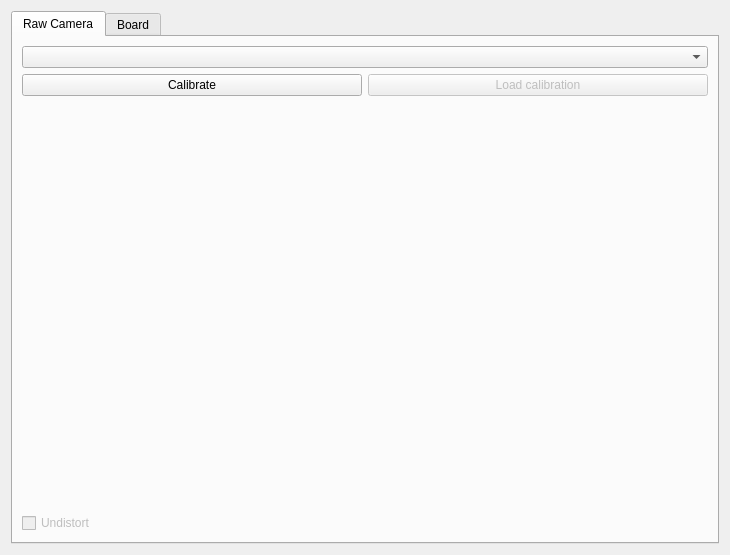
<?xml version="1.0" encoding="UTF-8"?>
<ui version="4.0">
 <class>mainWidget</class>
 <widget class="QWidget" name="mainWidget">
  <property name="geometry">
   <rect>
    <x>0</x>
    <y>0</y>
    <width>730</width>
    <height>555</height>
   </rect>
  </property>
  <property name="windowTitle">
   <string>AI boardgame</string>
  </property>
  <layout class="QGridLayout" name="mainLayout">
   <item row="0" column="0">
    <widget class="QTabWidget" name="tabsWidget">
     <property name="currentIndex">
      <number>0</number>
     </property>
     <widget class="QWidget" name="rawCameraTab">
      <attribute name="title">
       <string>Raw Camera</string>
      </attribute>
      <layout class="QGridLayout" name="rawCameraTabLayout">
       <item row="0" column="0">
        <layout class="QVBoxLayout" name="rawCameraVerticalLayout" stretch="0,0,1,0">
         <item>
          <widget class="QComboBox" name="cameraInputsComboBox">
           <property name="currentText">
            <string/>
           </property>
           <property name="currentIndex">
            <number>-1</number>
           </property>
          </widget>
         </item>
         <item>
          <layout class="QHBoxLayout" name="calibrationButtonLayout" stretch="0,0">
           <property name="spacing">
            <number>6</number>
           </property>
           <property name="sizeConstraint">
            <enum>QLayout::SetNoConstraint</enum>
           </property>
           <item>
            <widget class="QPushButton" name="calibrateButton">
             <property name="enabled">
              <bool>true</bool>
             </property>
             <property name="text">
              <string>Calibrate</string>
             </property>
            </widget>
           </item>
           <item>
            <widget class="QPushButton" name="loadCalibrationButton">
             <property name="enabled">
              <bool>false</bool>
             </property>
             <property name="text">
              <string>Load calibration</string>
             </property>
            </widget>
           </item>
          </layout>
         </item>
         <item>
          <widget class="QLabel" name="cameraFeedLabel">
           <property name="sizePolicy">
            <sizepolicy hsizetype="Preferred" vsizetype="Preferred">
             <horstretch>0</horstretch>
             <verstretch>0</verstretch>
            </sizepolicy>
           </property>
           <property name="text">
            <string/>
           </property>
           <property name="alignment">
            <set>Qt::AlignCenter</set>
           </property>
          </widget>
         </item>
         <item>
          <widget class="QCheckBox" name="undistortCheckBox">
           <property name="enabled">
            <bool>false</bool>
           </property>
           <property name="text">
            <string>Undistort</string>
           </property>
          </widget>
         </item>
        </layout>
       </item>
      </layout>
     </widget>
     <widget class="QWidget" name="boardTab">
      <attribute name="title">
       <string>Board</string>
      </attribute>
      <layout class="QGridLayout" name="boardTabLayout">
       <item row="1" column="0">
        <layout class="QHBoxLayout" name="horizontalLayout" stretch="1,2">
         <item>
          <layout class="QVBoxLayout" name="verticalLayout">
           <item alignment="Qt::AlignTop">
            <widget class="QGraphicsView" name="graphicsView">
             <property name="enabled">
              <bool>false</bool>
             </property>
            </widget>
           </item>
           <item>
            <widget class="QCheckBox" name="circlePiecesCheckBox">
             <property name="enabled">
              <bool>false</bool>
             </property>
             <property name="text">
              <string>Circle pieces</string>
             </property>
            </widget>
           </item>
          </layout>
         </item>
         <item>
          <widget class="QGraphicsView" name="graphicsView_2">
           <property name="enabled">
            <bool>false</bool>
           </property>
          </widget>
         </item>
        </layout>
       </item>
      </layout>
     </widget>
    </widget>
   </item>
  </layout>
 </widget>
 <resources/>
 <connections/>
</ui>
